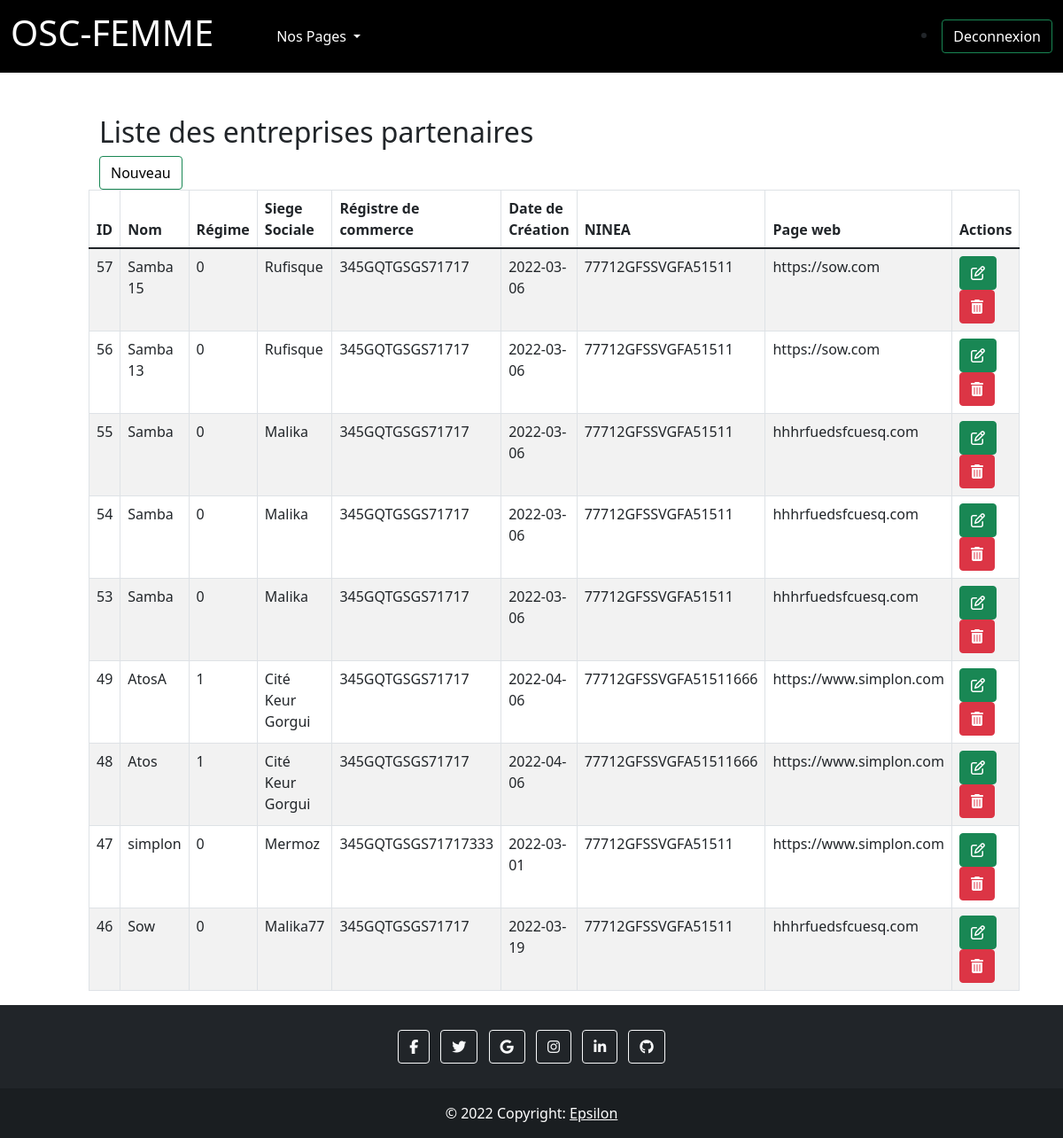
The page / on the database its author committed.
### tables this page shows
CREATE TABLE `contact` (
  `nom` varchar(255) NOT NULL,
  `dte` date NOT NULL,
  `id` int(11) NOT NULL,
  `regime` tinyint(1) NOT NULL,
  `registre` varchar(100) NOT NULL,
  `ninea` varchar(100) NOT NULL,
  `web` varchar(100) NOT NULL,
  `sociale` varchar(100) NOT NULL
);

### index.php (called while the page is built)
<?php
include_once 'views/template/header.php';
include_once 'kernel.php';
include_once 'views/template/footer.php';

### model/DB.php (called while the page is built, shortened)
<?php
class DB
{
    private $host = "localhost";
    private $user = "root";
    private $pass = "";
    private $dbname = "femme-org";
    public function __construct()
    {
        $dns = 'mysql:host=' . $this->host . ';dbname=' . $this->dbname . ';charset=utf8';
        $options = array(
            PDO::ATTR_ERRMODE => PDO::ERRMODE_EXCEPTION
        );
        try {
            $this->ds = new PDO($dns, $this->user, $this->pass, $options);
        } catch (PDOException $e) {
            echo $e->getMessage();
        }
    }
}

### model/ContactModel.php (called while the page is built, shortened)
<?php
require_once 'DB.php';
class ContactModel
{
    private $db;
    public function __construct()
    {
        $this->db = new DB();
    }
    public function lister()
    {
        $query = $this->db->ds->prepare("SELECT * FROM contact ORDER BY id DESC");
        $query->execute();
        return $query->fetchAll();
    }
}

### views/contact/liste.php (the view)
<div class="row  col-10 offset-1">
    <span class="h2">Liste des entreprises partenaires </span>
    <span class="offset">
        <a href="index.php?view=ajout" class="btn btn-outline-success text-black">Nouveau</a>
    </span>
</div>
<div class="row  col-10 offset-1">
    <table class="table table-bordered table-striped">
        <thead>
            <tr>
                <th>ID</th>
                <th>Nom</th>
                <th>Régime</th>
                <th>Siege Sociale</th>
                <th>Régistre de commerce</th>
                <th>Date de Création</th>
                <th>NINEA</th>
                <th>Page web</th>
                <th>Actions</th>
            </tr>
        </thead>
        <tbody>
            <?php
            foreach ($contacts as $epsilon) { ?>
                <tr>
                    <td><?= $epsilon['id'] ?></td>
                    <td><?= $epsilon['nom'] ?></td>
                    <td><?= $epsilon['regime'] ?></td>
                    <td><?= $epsilon['sociale'] ?></td>
                    <td><?= $epsilon['registre'] ?></td>
                    <td><?= $epsilon['dte'] ?></td>
                    <td><?= $epsilon['ninea'] ?></td>
                    <td><?= $epsilon['web'] ?></td>
                    <td>
                        <a href="index.php?view=modification&id=<?= $epsilon['id'] ?>" class="btn btn-success"><i class="fa fa-edit"></i></a>
                        <a href="index.php?view=supprimer&id=<?= $epsilon['id'] ?>" class="btn btn-danger"><i class="fa fa-trash"></i></a>
                    </td>
                <?php } ?>
                </tr>
        </tbody>
    </table>
</div>

### views/template/header.php (shortened to what this page needs)
<!DOCTYPE html>
<html>
<head>
    <link href="https://cdn.jsdelivr.net/npm/bootstrap@5.1.3/dist/css/bootstrap.min.css" rel="stylesheet">
</head>
<nav class="navbar navbar-expand-lg navbar-light bg-black">
    <div class="container-fluid">
        <a class="navbar-brand text-white" href="#">
            <h1>OSC-FEMME</h1>
        </a>
        <div class="collapse navbar-collapse" id="navbarSupportedContent">
            <ul class="navbar-nav me-auto mb-2 mb-lg-0">
                <li class="nav-item">
                    <a class="nav-link" href="#">Link</a>
                </li>
                <li class="nav-item dropdown text-white">
                    <a class="nav-link dropdown-toggle text-white" href="/index.php" id="navbarDropdown" role="button" data-bs-toggle="dropdown" aria-expanded="false">
                        Nos Pages
                    </a>
                </li>
                <li class="nav-item">
                    <a class="nav-link disabled">Disabled</a>
                </li>
            </ul>
            <form class="d-flex">
                <li class="nav-item">
                    <a class="btn btn-outline-success text-white" data-toggle="tab" href="?logout=true">Deconnexion</a>
                </li>
            </form>
        </div>
    </div>
</nav>
<body><br><br>

### kernel.php (shortened to what this page needs)
<?php
include_once 'config.php';
if (isset($_GET['logout']) || isset($_GET['login']) || isset($_GET['register'])) {
    $db = Connection::connect($config);
    $load_new = new HomeController();
    $model = new HomeModel();
    $load_new->model = $model;
    $model->db = $db;
    $index = $load_new->indexAction();
} else {
    $contactctrl = new ContactController();
    $contactctrl->viewManager();
}

### controller/ContactController.php (shortened to what this page needs)
<?php
include_once 'model/ContactModel.php';
class ContactController
{
    public function  __construct()
    {
        $this->ContactModel = new ContactModel;
    }
    public function viewManager()
    {
        $view = isset($_GET['view']) ? $_GET['view'] : NULL;
        switch ($view) {
            default:
                $contacts = $this->ContactModel->lister();
                $this->includeView();
                break;
        }
    }
    public function includeView($page = "liste")
    {
        if ($page == "liste") {
            $contacts = $this->ContactModel->lister();
            include 'views/contact/' . $page . '.php';
        }
    }
}

### views/template/footer.php (shortened to what this page needs)
<footer class="bg-dark text-center text-white">
    <div class="container p-4 pb-0">
        <section class="mb-4">
            <a class="btn btn-outline-light btn-floating m-1" href="#!" role="button"><i class="fab fa-facebook-f"></i></a>
            <a class="btn btn-outline-light btn-floating m-1" href="#!" role="button"><i class="fab fa-twitter"></i></a>
            <a class="btn btn-outline-light btn-floating m-1" href="#!" role="button"><i class="fab fa-google"></i></a>
            <a class="btn btn-outline-light btn-floating m-1" href="#!" role="button"><i class="fab fa-instagram"></i></a>
            <a class="btn btn-outline-light btn-floating m-1" href="#!" role="button"><i class="fab fa-linkedin-in"></i></a>
            <a class="btn btn-outline-light btn-floating m-1" href="#!" role="button"><i class="fab fa-github"></i></a>
        </section>
    </div>
    <div class="text-center p-3" style="background-color: rgba(0, 0, 0, 0.2);">
        © 2022 Copyright:
        <a class="text-white" href="https://mdbootstrap.com/">Epsilon</a>
    </div>
</footer>
</body>
</html>

### rows shown on the page
contact: id "57", nom "Samba 15", regime "0", sociale "Rufisque", registre "345GQTGSGS71717", dte "2022-03-06", ninea "77712GFSSVGFA51511", web "https://sow.com"
contact: id "56", nom "Samba 13", regime "0", sociale "Rufisque", registre "345GQTGSGS71717", dte "2022-03-06", ninea "77712GFSSVGFA51511", web "https://sow.com"
contact: id "55", nom "Samba", regime "0", sociale "Malika", registre "345GQTGSGS71717", dte "2022-03-06", ninea "77712GFSSVGFA51511", web "hhhrfuedsfcuesq.com"
contact: id "54", nom "Samba", regime "0", sociale "Malika", registre "345GQTGSGS71717", dte "2022-03-06", ninea "77712GFSSVGFA51511", web "hhhrfuedsfcuesq.com"
contact: id "53", nom "Samba", regime "0", sociale "Malika", registre "345GQTGSGS71717", dte "2022-03-06", ninea "77712GFSSVGFA51511", web "hhhrfuedsfcuesq.com"
contact: id "49", nom "AtosA", regime "1", sociale "Cité Keur Gorgui", registre "345GQTGSGS71717", dte "2022-04-06", ninea "77712GFSSVGFA51511666", web "https://www.simplon.com"
contact: id "48", nom "Atos", regime "1", sociale "Cité Keur Gorgui", registre "345GQTGSGS71717", dte "2022-04-06", ninea "77712GFSSVGFA51511666", web "https://www.simplon.com"
contact: id "47", nom "simplon", regime "0", sociale "Mermoz", registre "345GQTGSGS71717333", dte "2022-03-01", ninea "77712GFSSVGFA51511", web "https://www.simplon.com"
contact: id "46", nom "Sow", regime "0", sociale "Malika77", registre "345GQTGSGS71717", dte "2022-03-19", ninea "77712GFSSVGFA51511", web "hhhrfuedsfcuesq.com"
